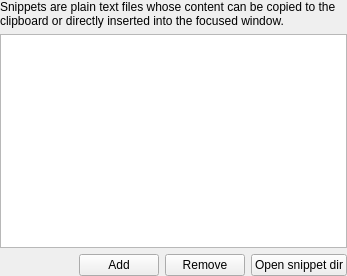
<?xml version="1.0" encoding="UTF-8"?>
<ui version="4.0">
 <class>ConfigWidget</class>
 <widget class="QWidget" name="ConfigWidget">
  <property name="geometry">
   <rect>
    <x>0</x>
    <y>0</y>
    <width>347</width>
    <height>276</height>
   </rect>
  </property>
  <layout class="QVBoxLayout">
   <property name="leftMargin">
    <number>0</number>
   </property>
   <property name="topMargin">
    <number>0</number>
   </property>
   <property name="rightMargin">
    <number>0</number>
   </property>
   <property name="bottomMargin">
    <number>0</number>
   </property>
   <item>
    <widget class="QLabel" name="label">
     <property name="sizePolicy">
      <sizepolicy hsizetype="MinimumExpanding" vsizetype="Preferred">
       <horstretch>0</horstretch>
       <verstretch>0</verstretch>
      </sizepolicy>
     </property>
     <property name="text">
      <string>Snippets are plain text files whose content can be copied to the clipboard or directly inserted into the focused window.</string>
     </property>
     <property name="wordWrap">
      <bool>true</bool>
     </property>
    </widget>
   </item>
   <item>
    <widget class="QListView" name="listView">
     <property name="editTriggers">
      <set>QAbstractItemView::EditKeyPressed|QAbstractItemView::SelectedClicked</set>
     </property>
     <property name="alternatingRowColors">
      <bool>true</bool>
     </property>
     <property name="selectionMode">
      <enum>QAbstractItemView::SingleSelection</enum>
     </property>
     <property name="selectionBehavior">
      <enum>QAbstractItemView::SelectRows</enum>
     </property>
    </widget>
   </item>
   <item>
    <layout class="QHBoxLayout" name="horizontalLayout">
     <item>
      <spacer name="horizontalSpacer">
       <property name="orientation">
        <enum>Qt::Horizontal</enum>
       </property>
       <property name="sizeHint" stdset="0">
        <size>
         <width>0</width>
         <height>0</height>
        </size>
       </property>
      </spacer>
     </item>
     <item>
      <widget class="QPushButton" name="pushButton_add">
       <property name="text">
        <string>Add</string>
       </property>
      </widget>
     </item>
     <item>
      <widget class="QPushButton" name="pushButton_remove">
       <property name="text">
        <string>Remove</string>
       </property>
      </widget>
     </item>
     <item>
      <widget class="QPushButton" name="pushButton_opendir">
       <property name="text">
        <string>Open snippet dir</string>
       </property>
      </widget>
     </item>
    </layout>
   </item>
  </layout>
 </widget>
 <resources/>
 <connections/>
</ui>
